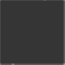
Frame 1 (no input)
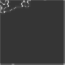
Frame 60 (no input)
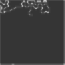
Frame 120 (the mouse pressed at the canvas centre since frame 60)

The p5.js sketch that drew these frames (run headless with seeded random() and noise() and a simulated clock; from frame 60 on, the mouse is pressed at the canvas centre):

// p5.js sketch
// ── sketch.js
let cols, rows;
let w = 2;

let grid = [];

let current;
let stack = [];

let steps = 0;

function setup() {

  createCanvas(64 + 1, 64 + 1);

  noSmooth();
  strokeCap(PROJECT);

  cols = floor(width / w);
  rows = floor(height / w);
  //frameRate(5);

  for (let j = 0; j < rows; j++) {
    for (let i = 0; i < cols; i++) {
      let cell = new Cell(i, j);
      grid.push(cell);
    }
  }

  current = grid[0];

  makeEntrances();
}

function draw() {

  background(255);

  for (let i = 0; i < grid.length; i++) {
    grid[i].show();
  }

  current.visited = true;

  // STEP 1
  let next = current.checkNeighbors();
  if (next) {
    next.visited = true;

    // STEP 2
    stack.push(current);
    steps++;
    // STEP 3
    removeWalls(current, next);

    // STEP 4
    current = next;

  } else if (stack.length > 0) {

    current = stack.pop();
  }

}

//Magic formula that converts a 2D array to a 1D array;
function index(i, j) {
  if (i < 0 || j < 0 || i > cols - 1 || j > rows - 1) {
    return -1;
  }
  return i + j * cols;
}

function removeWalls(a, b) {

  let x = a.i - b.i;

  if (x === 1) {
    a.walls[3] = false;
    b.walls[1] = false;
  } else if (x === -1) {
    a.walls[1] = false;
    b.walls[3] = false;
  }
  let y = a.j - b.j;

  if (y === 1) {
    a.walls[0] = false;
    b.walls[2] = false;
  } else if (y === -1) {
    a.walls[2] = false;
    b.walls[0] = false;
  }

}

function makeEntrances() {

  var r1 = floor(random(0, rows - 1));
  var r2 = floor(random(0, cols - 1));

  let entrance = grid[index(r1, 0)];
  let exit = grid[index(r2, cols - 1)];

  entrance.walls[0] = false;
  exit.walls[2] = false;

}

// ── Cell.js
function Cell(i_, j_) {

  this.i = i_;
  this.j = j_;
  //Top, right, bottom, left
  this.walls = [true, true, true, true];
  this.visited = false;

  this.checkNeighbors = function() {

    let neighbors = [];

    let top = grid[index(i_, j_ - 1)];
    let right = grid[index(i_ + 1, j_)];
    let bottom = grid[index(i_, j_ + 1)];
    let left = grid[index(i_ - 1, j_)];

    if (top && !top.visited) {
      neighbors.push(top);
    }
    if (right && !right.visited) {
      neighbors.push(right);
    }
    if (bottom && !bottom.visited) {
      neighbors.push(bottom);
    }
    if (left && !left.visited) {
      neighbors.push(left);
    }

    if (neighbors.length > 0) {
      let r = floor(random(0, neighbors.length));
      return neighbors[r];
    } else {
      return undefined;
    }

  }

  this.show = function() {

    let x = this.i * w;
    let y = this.j * w;

    stroke(51);

    strokeWeight(1);

    //Top
    if (this.walls[0]) {
      line(x, y, x + w, y);
    } //Right
    if (this.walls[1]) {
      line(x + w, y, x + w, y + w);
    } //Left
    if (this.walls[2]) {
      line(x + w, y + w, x, y + w);
    } //Bottom
    if (this.walls[3]) {
      line(x, y + w, x, y);
    }
  }
}
